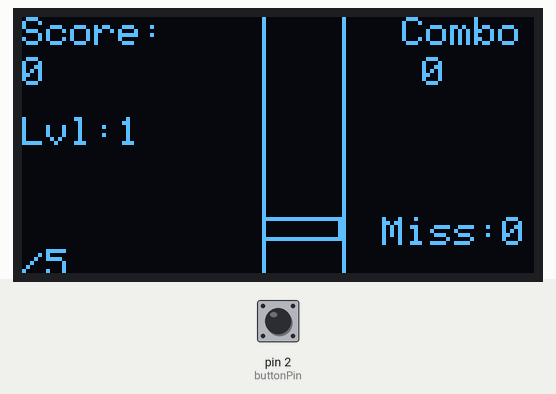
The sketch below on a simulated Arduino Uno, built with avr-gcc and run on an emulated ATmega328P. Shown: 128×64 one-colour display. The test bench sets the inputs (shaded band); at power-on: pin 2 (buttonPin) HIGH.

Above: at 1.2 s.
1.3 s: pin 2 (buttonPin) pulled LOW for 0.15 s
At 1.56 s:
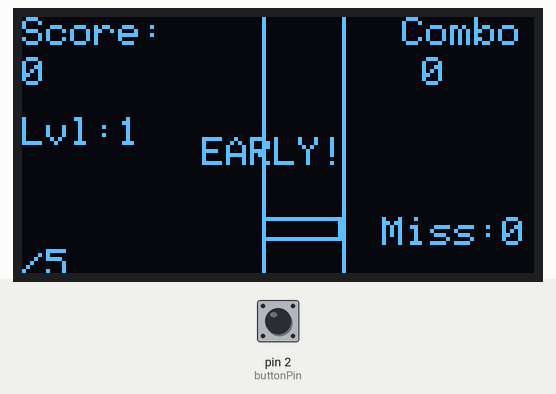
2.0 s: pin 2 (buttonPin) pulled LOW for 1 s
At 3.07 s:
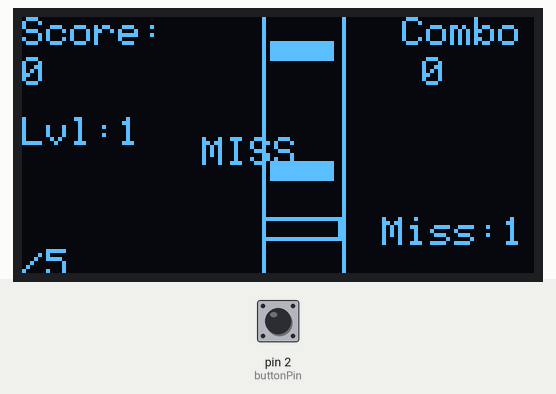
3.6 s: pin 2 (buttonPin) pulled LOW for 0.15 s
At 3.82 s:
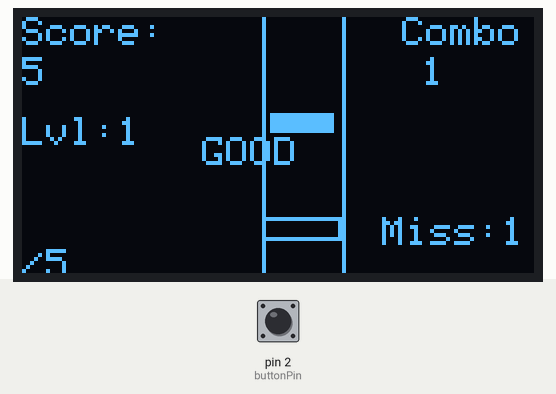
4.3 s: pin 2 (buttonPin) pulled LOW for 1 s
At 5.37 s:
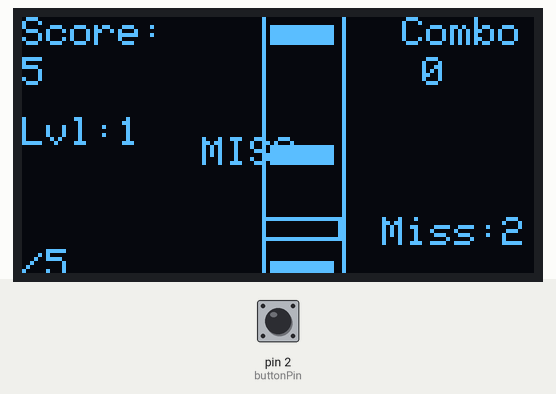
5.9 s: pin 2 (buttonPin) pulled LOW for 0.15 s
At 6.12 s:
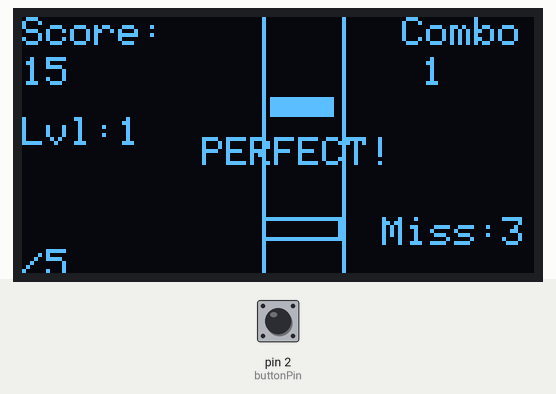
6.6 s: pin 2 (buttonPin) pulled LOW for 3.2 s
At 10.56 s:
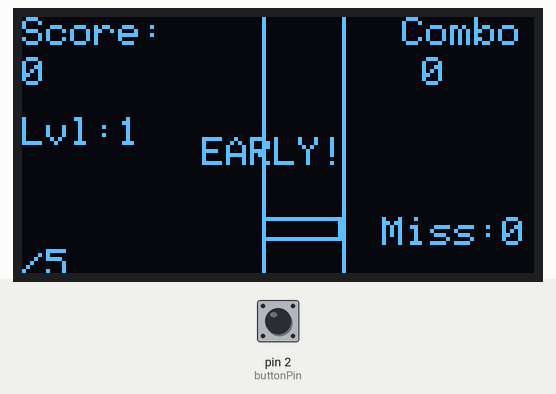

The sketch:

RythmTapGame.ino
```cpp
#include <SPI.h>
#include <Wire.h>
#include <Adafruit_GFX.h>
#include <Adafruit_SH110X.h>

// OLED SPI Pins
#define OLED_MOSI     10
#define OLED_CLK      8
#define OLED_DC       7
#define OLED_CS       5
#define OLED_RST      9

Adafruit_SH1106G display = Adafruit_SH1106G(128, 64, OLED_MOSI, OLED_CLK, OLED_DC, OLED_RST, OLED_CS);

const int buttonPin = 2;

// --- Track / Hit zone config ---
const int trackX = 60;
const int trackWidth = 20;
const int hitZoneY = 50;      // where notes should be hit
const int hitZoneHeight = 6;
const int spawnY = 0;

// --- Note system ---
#define MAX_NOTES 6
float noteY[MAX_NOTES];       // use float for smoother sub-pixel speed control
bool noteActive[MAX_NOTES];

float noteSpeed = 1.2;        // pixels per frame
unsigned long lastSpawnTime = 0;
int spawnInterval = 1200;     // ms between notes, decreases with level

// --- Scoring ---
int score = 0;
int level = 1;
int combo = 0;
int maxCombo = 0;
int misses = 0;
int maxMisses = 5;
int bestScore = 0;

// Feedback text display
String feedbackText = "";
unsigned long feedbackTime = 0;
const int feedbackDuration = 400;

bool lastButtonState = HIGH;

enum GameState { START_SCREEN, PLAYING, GAME_OVER_STATE };
GameState state = START_SCREEN;

void setup() {
  pinMode(buttonPin, INPUT_PULLUP);
  display.begin(0, true);
  display.clearDisplay();
  display.display();

  randomSeed(analogRead(0));
  resetNotes();
}

void resetNotes() {
  for (int i = 0; i < MAX_NOTES; i++) {
    noteActive[i] = false;
    noteY[i] = spawnY;
  }
}

void loop() {
  switch (state) {
    case START_SCREEN:
      drawStartScreen();
      if (digitalRead(buttonPin) == HIGH) {
        delay(200);
        startGame();
      }
      break;

    case PLAYING:
      updateGame();
      drawGame();
      delay(20);
      break;

    case GAME_OVER_STATE:
      drawGameOver();
      if (digitalRead(buttonPin) == HIGH) {
        delay(200);
        state = START_SCREEN;
      }
      break;
  }
}

void startGame() {
  score = 0;
  level = 1;
  combo = 0;
  maxCombo = 0;
  misses = 0;
  noteSpeed = 1.2;
  spawnInterval = 1200;
  resetNotes();
  lastSpawnTime = millis();
  feedbackText = "";
  state = PLAYING;
}

void spawnNote() {
  for (int i = 0; i < MAX_NOTES; i++) {
    if (!noteActive[i]) {
      noteActive[i] = true;
      noteY[i] = spawnY;
      break;
    }
  }
}

void updateGame() {
  unsigned long now = millis();

  // Spawn new notes at interval
  if (now - lastSpawnTime > spawnInterval) {
    spawnNote();
    lastSpawnTime = now;
  }

  // Move notes down, check for missed notes
  for (int i = 0; i < MAX_NOTES; i++) {
    if (noteActive[i]) {
      noteY[i] += noteSpeed;

      // Missed the hit zone completely (went past bottom)
      if (noteY[i] > 64) {
        noteActive[i] = false;
        registerMiss();
      }
    }
  }

  // Button press detection (edge-triggered)
  bool currentButtonState = digitalRead(buttonPin);
  if (currentButtonState == HIGH && lastButtonState == LOW) {
    handleTap();
  }
  lastButtonState = currentButtonState;

  // Clear feedback text after duration
  if (feedbackText != "" && now - feedbackTime > feedbackDuration) {
    feedbackText = "";
  }

  // Check game over condition
  if (misses >= maxMisses) {
    if (score > bestScore) bestScore = score;
    state = GAME_OVER_STATE;
  }
}

void handleTap() {
  // Find the note closest to the hit zone (within a reasonable window)
  int closestIndex = -1;
  float closestDist = 999;

  for (int i = 0; i < MAX_NOTES; i++) {
    if (noteActive[i]) {
      float dist = abs(noteY[i] - hitZoneY);
      if (dist < closestDist) {
        closestDist = dist;
        closestIndex = i;
      }
    }
  }

  if (closestIndex == -1) {
    // No notes nearby at all - false tap
    feedbackText = "EARLY!";
    feedbackTime = millis();
    return;
  }

  // Scoring based on distance from perfect hit
  if (closestDist <= 3) {
    // PERFECT
    score += 10;
    combo++;
    feedbackText = "PERFECT!";
  } else if (closestDist <= 8) {
    // GOOD
    score += 5;
    combo++;
    feedbackText = "GOOD";
  } else {
    // Too far - counts as miss/false tap
    registerMiss();
    feedbackText = "MISS";
    feedbackTime = millis();
    return;
  }

  feedbackTime = millis();
  noteActive[closestIndex] = false;

  if (combo > maxCombo) maxCombo = combo;

  // Level up every 8 combo points
  if (combo > 0 && combo % 8 == 0) {
    level++;
    noteSpeed += 0.3;
    if (spawnInterval > 500) spawnInterval -= 100;
  }
}

void registerMiss() {
  misses++;
  combo = 0;
  feedbackText = "MISS";
  feedbackTime = millis();
}

// --- DRAWING ---

void drawGame() {
  display.clearDisplay();

  // Draw track boundaries
  display.drawLine(trackX, 0, trackX, 64, SH110X_WHITE);
  display.drawLine(trackX + trackWidth, 0, trackX + trackWidth, 64, SH110X_WHITE);

  // Draw hit zone
  display.drawRect(trackX, hitZoneY, trackWidth, hitZoneHeight, SH110X_WHITE);

  // Draw notes
  for (int i = 0; i < MAX_NOTES; i++) {
    if (noteActive[i]) {
      display.fillRect(trackX + 2, (int)noteY[i], trackWidth - 4, 5, SH110X_WHITE);
    }
  }

  // Draw feedback text
  if (feedbackText != "") {
    display.setTextSize(1);
    display.setTextColor(SH110X_WHITE);
    display.setCursor(trackX - 15, hitZoneY - 20);
    display.print(feedbackText);
  }

  // HUD - left side: score & level
  display.setTextSize(1);
  display.setTextColor(SH110X_WHITE);
  display.setCursor(0, 0);
  display.print("Score:");
  display.setCursor(0, 10);
  display.print(score);

  display.setCursor(0, 25);
  display.print("Lvl:");
  display.print(level);

  // HUD - right side: combo & misses
  display.setCursor(95, 0);
  display.print("Combo");
  display.setCursor(100, 10);
  display.print(combo);

  display.setCursor(90, 50);
  display.print("Miss:");
  display.print(misses);
  display.print("/");
  display.print(maxMisses);

  display.display();
}

void drawStartScreen() {
  display.clearDisplay();
  display.setTextSize(1);
  display.setTextColor(SH110X_WHITE);
  display.setCursor(30, 8);
  display.print("RHYTHM TAP");
  display.setCursor(5, 22);
  display.print("Tap when note hits");
  display.setCursor(5, 32);
  display.print("the box at bottom!");
  display.setCursor(5, 46);
  display.print("Perfect timing = more");
  display.setCursor(5, 54);
  display.print("points. Good luck!");
  display.display();
  delay(50); // small stability delay, non-blocking enough for start screen
}

void drawGameOver() {
  display.clearDisplay();
  display.setTextSize(1);
  display.setTextColor(SH110X_WHITE);
  display.setCursor(30, 8);
  display.print("GAME OVER");
  display.setCursor(15, 22);
  display.print("Score: ");
  display.print(score);
  display.setCursor(15, 33);
  display.print("Max Combo: ");
  display.print(maxCombo);
  display.setCursor(15, 44);
  display.print("Best Score: ");
  display.print(bestScore);
  display.setCursor(5, 56);
  display.print("Press to Play Again");
  display.display();
}
```

Measured:
- after the input at 1.3 s, the display: changes after 0.22 s (image 1)
- after the input at 2.0 s, the display: first differs from a run without the input after 1.1 s (image 2)
- after the input at 3.6 s, the display: first differs from a run without the input after 0.22 s (image 3)
- after the input at 5.9 s, the display: first differs from a run without the input after 0.22 s (image 5)
